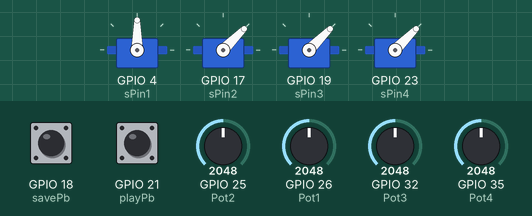
Simulated run of this sketch. Board: ESP32. Shown: 4 × servo. The inputs (shaded band) are chosen by the test bench; at power-on: GPIO 25 (Pot2) = 2048, GPIO 26 (Pot1) = 2048, GPIO 32 (Pot3) = 2048, GPIO 35 (Pot4) = 2048, GPIO 18 (savePb) HIGH, GPIO 21 (playPb) HIGH.

Above: at 5.2 s.
5.3 s: GPIO 25 (Pot2) set to 2866
At 6.4 s:
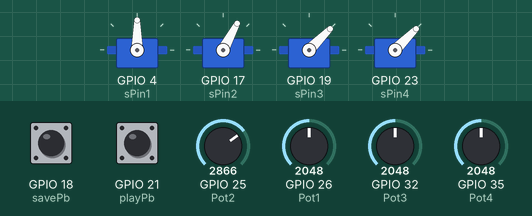
6.8 s: GPIO 26 (Pot1) set to 2866
At 7.6 s:
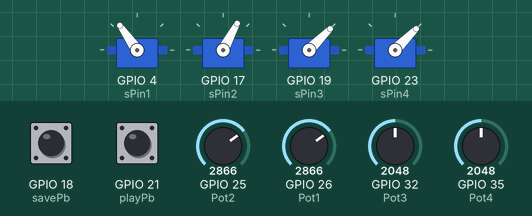
8.3 s: GPIO 32 (Pot3) set to 2866
At 8.7 s:
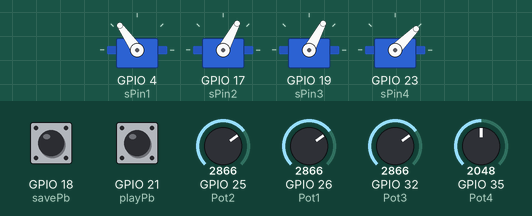
9.8 s: GPIO 35 (Pot4) set to 2866
At 11.0 s:
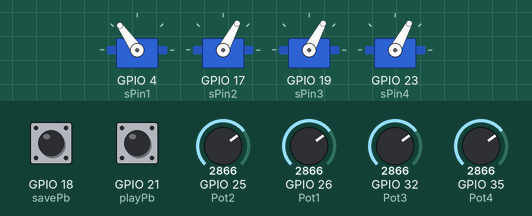
11.3 s: GPIO 25 (Pot2) set to 3972
At 12.2 s:
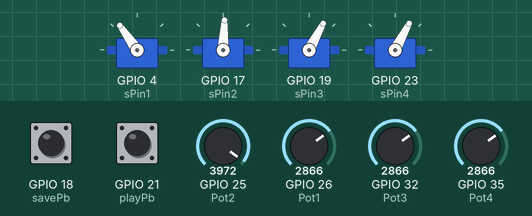
12.8 s: GPIO 26 (Pot1) set to 3972
At 13.3 s:
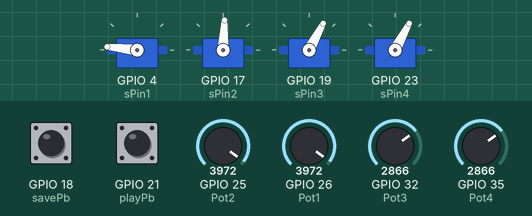
Timing chart, 0 to 15.3 s (numbered marks = the images above; inputs shaded):
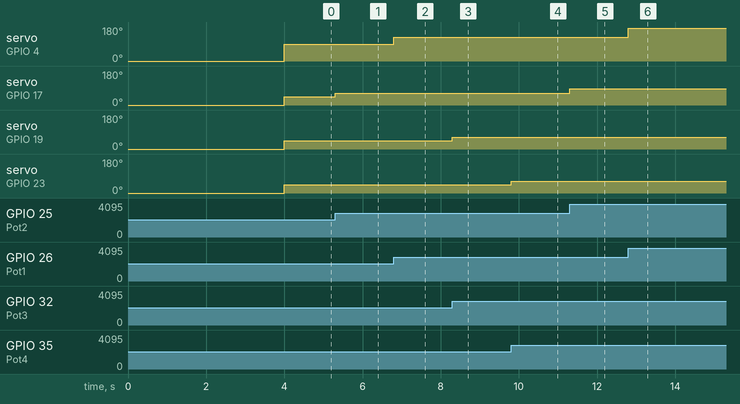

Measured:
- after the input at 5.3 s, servo on GPIO 17 (sPin2): 45° → 62° at once
- after the input at 6.8 s, servo on GPIO 4 (sPin1): 90° → 125° at once
- after the input at 8.3 s, servo on GPIO 19 (sPin3): 45° → 62° at once
- after the input at 9.8 s, servo on GPIO 23 (sPin4): 45° → 62° at once
- after the input at 11.3 s, servo on GPIO 17 (sPin2): 62° → 87° at once
- after the input at 12.8 s, servo on GPIO 4 (sPin1): 125° → 174° at once

The sketch:

Robot_save_4.ino
```cpp
#include <Servo.h>
int t = 1000;
const int savePb = 18, playPb = 21;
int save;
bool saveMode = false, playMode = false;
bool playPast = false,playPres = false;

//Servo 1
const int Pot1 = 26, sPin1 = 4;
float serPos1 = 0, savePos1 = 0;
float Val1;
Servo sv1;

//Servo 2
const int Pot2 = 25, sPin2 = 17;
float serPos2 = 0, savePos2 = 0;
float Val2;
Servo sv2;

//Servo 3
const int Pot3 = 32, sPin3 = 19;
float serPos3 = 0, savePos3 = 0;
float Val3;
Servo sv3;

//Servo 4
const int Pot4 = 35, sPin4 = 23;
float serPos4 = 0, savePos4 = 0;
float Val4;
Servo sv4;

void setup() {
  // put your setup code here, to run once:
  pinMode(savePb, INPUT_PULLUP);
  pinMode(playPb, INPUT_PULLUP);
  Serial.begin(9600);

  //Servo1
  pinMode(Pot1,INPUT);
  pinMode(sPin1,OUTPUT);
  sv1.attach(sPin1);
  sv1.write(serPos1);
  delay(t);

  //Servo2
  pinMode(Pot2,INPUT);
  pinMode(sPin2,OUTPUT);
  sv2.attach(sPin2);
  sv2.write(serPos2);
  delay(t);

  //Servo3
  pinMode(Pot3,INPUT);
  pinMode(sPin3,OUTPUT);
  sv3.attach(sPin3);
  sv3.write(serPos3);
  delay(t);

  //Servo4
  pinMode(Pot4,INPUT);
  pinMode(sPin4,OUTPUT);
  sv4.attach(sPin4);
  sv4.write(serPos4);
  delay(t);
}

void loop() {
  // put your main code here, to run repeatedly:
  //Servo1
  Val1 = analogRead(Pot1);
  serPos1 = (180./4095.)*Val1;
  sv1.write(serPos1);

  //Servo2
  Val2 = analogRead(Pot2);
  serPos2 = (90./4095.)*Val2;
  sv2.write(serPos2);

  //Servo3
  Val3 = analogRead(Pot3);
  serPos3 = (90./4095.)*Val3;
  sv3.write(serPos3);

  //Servo4
  Val4 = analogRead(Pot4);
  serPos4 = (90./4095.)*Val4;
  sv4.write(serPos4);

  saved();
  played();

}

void saved()
{
  //Save position
  save = digitalRead(savePb);
  if(save == 0)
  {
    saveMode = true;
    savePos1 = serPos1;
    savePos2 = serPos2;
    savePos3 = serPos3;
    savePos4 = serPos4;
    delay(t);
    Serial.print("savePos1 = ");
    Serial.println(savePos1);
    Serial.println();
    Serial.print("savePos2 = ");
    Serial.println(savePos2);
    Serial.println();
    Serial.print("savePos3 = ");
    Serial.println(savePos3);
    Serial.println();
    Serial.print("savePos4 = ");
    Serial.println(savePos4);
  }

}

void played()
{
  //Continuous Play saved position
  playPres = digitalRead(playPb);

  if(playPres != playPast)
  {
    if(playPres == 0)
    {
      playMode = !playMode;
      Serial.println(playPres);
    }
    delay(250);
  }
  playPast = playPres;

  if(playMode)
  {
    saveMode = false;
    sv1.write(savePos1);
    sv2.write(savePos2);
    sv3.write(savePos3);
    sv4.write(savePos4);
    delay(t);

    sv1.write(0);
    sv2.write(0);
    sv3.write(0);
    sv4.write(0);
    delay(t);
  }
}
```
